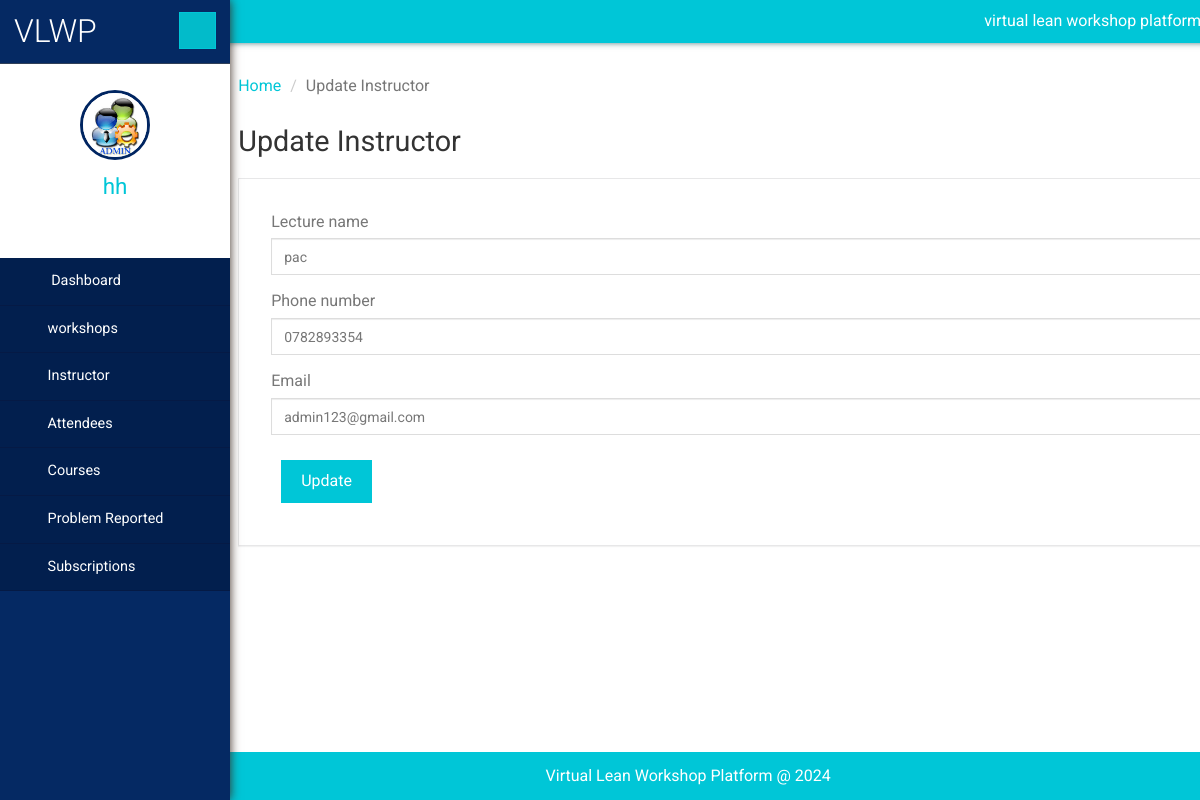
/admin/editInstructorsDetails.php?editid=4 (signed in), run on the app's committed database.
### tables this page shows
CREATE TABLE `instructor` (
  `instructorID` int(11) NOT NULL,
  `wshopID` int(11) DEFAULT NULL,
  `name` varchar(50) DEFAULT NULL,
  `phone` varchar(24) DEFAULT NULL,
  `email` varchar(30) DEFAULT NULL,
  `created_at` timestamp NOT NULL DEFAULT current_timestamp(),
  `updated_at` timestamp NOT NULL DEFAULT current_timestamp() ON UPDATE current_timestamp(),
  `created_by` varchar(30) DEFAULT NULL,
  `updated_by` varchar(30) DEFAULT NULL,
  `password` varchar(255) DEFAULT 'name'
);

CREATE TABLE `users` (
  `usr_id` int(11) NOT NULL,
  `email` varchar(100) NOT NULL,
  `userName` varchar(30) DEFAULT NULL,
  `password` varchar(255) DEFAULT NULL,
  `createdBy` varchar(30) NOT NULL,
  `created_at` timestamp NOT NULL DEFAULT current_timestamp(),
  `updated_at` timestamp NOT NULL DEFAULT current_timestamp() ON UPDATE current_timestamp()
);

### admin/editInstructorsDetails.php (the view, shortened to what this page needs)
<?php
include('includes/dbconnection.php');
?>
<!DOCTYPE HTML>
<html>
<head>
        <link href="css/bootstrap.min.css" rel='stylesheet' type='text/css'/>
        <link href="css/style.css" rel='stylesheet' type='text/css'/>
        <link href="css/font-awesome.css" rel="stylesheet">
        <link rel="stylesheet" href="css/icon-font.min.css" type='text/css'/>
</head>
<body>
    <div class="page-container">
        <div class="left-content">
            <div class="inner-content">
                <?php include_once('includes/header.php'); ?>
                <div class="outter-wp">
                    <div class="sub-heard-part">
                        <ol class="breadcrumb m-b-0">
                            <li><a href="dashboard.php">Home</a></li>
                            <li class="active">Update Instructor</li>
                        </ol>
                    </div>
                    <div class="forms-main">
                        <h2 class="inner-tittle">Update Instructor </h2>
                        <div class="graph-form">
                            <div class="form-body">
                                <form method="post">
                                    <?php
                                    $eid=$_GET['editid'];
                                    $sql="SELECT * FROM instructor WHERE instructorID=?";
                                    $stmt = $connection->prepare($sql);
                                    $stmt->bind_param("s", $eid);
                                    $stmt->execute();
                                    $result = $stmt->get_result();
                                    if ($result->num_rows > 0) {
                                        while ($row1 = $result->fetch_assoc()) {
                                            ?>
                                            <div class="form-group">
                                                <label for="exampleInputEmail1">Lecture name</label>
                                                <input type="text" name="name" value="<?php echo $row1['name']; ?>" class="form-control" required='true'>
                                            </div>
                                            <div class="form-group">
                                                <label for="exampleInputEmail1">Phone number</label>
                                                <input type="text" name="phone" value="<?php echo $row1['phone']; ?>" class="form-control" required='true'>
                                            </div>
                                            <div class="form-group">
                                                <label for="exampleInputEmail1">Email</label>
                                                <input type="text" name="email" value="<?php echo $row1['email']; ?>" class="form-control" required='true'>
                                            </div>
                                        <?php }
                                    } ?>
                                    <button type="submit" class="btn btn-default" name="submit" id="submit">Update</button>
                                </form>
                            </div>
                        </div>
                    </div>
                </div>
                <?php include_once('includes/footer.php'); ?>
            </div>
        </div>
        <?php include_once('includes/sidebar.php'); ?>
    </div>
</body>
</html>

### admin/includes/sidebar.php (shortened to what this page needs)
<?php
include('includes/dbconnection.php');
    $user = $_SESSION['user'];
    $stmt = $connection->prepare("SELECT * FROM users WHERE usr_id = ?");
    $stmt->bind_param("s", $user);
    $stmt->execute();
    $result = $stmt->get_result();
    if ($result->num_rows > 0) {
        $row = $result->fetch_assoc();
    }else{
    header("index.php");
    }
?>
 <div class="sidebar-menu">
    <header class="logo">
        <a href="#" class="sidebar-icon"> <span class="fa fa-bars"></span> </a> <a href="dashboard.php"> <span id="logo"> <h1>VLWP</h1></span>
        </a>
    </header>
    <div class="down">
        <a href="dashboard.php"><img src="images/images.jpg" height="70" width="70"></a>
        <a href="dashboard.php"><span class=" name-caret"><?php echo $row['userName']; ?></span></a>
        <ul>
            <li><a class="tooltips" href="admin-profile.php"><span>Profile</span><i class="lnr lnr-user"></i></a></li>
            <li><a class="tooltips" href="change-password.php"><span>Settings</span><i class="lnr lnr-cog"></i></a></li>
            <li><a class="tooltips" href="logout.php"><span>Log out</span><i class="lnr lnr-power-switch"></i></a></li>
        </ul>
    </div>
    <div class="menu">
        <ul id="menu" >
            <li><a href="dashboard.php"><i class="fa fa-tachometer"></i> <span>Dashboard</span></a></li>
            <li id="menu-academico" ><a href="#"><i class="fa fa-user"></i><span>workshops</span> <span class="fa fa-angle-right" style="float: right"></span></a>
            </li>
            <li id="menu-academico" ><a href="#"><i class="fa fa-user"></i><span>Instructor</span> <span class="fa fa-angle-right" style="float: right"></span></a>
            </li>
            <li id="menu-academico" ><a href="#"><i class="fa fa-user"></i><span>Attendees</span> <span class="fa fa-angle-right" style="float: right"></span></a>
            </li>
            <li id="menu-academico" ><a href="#"><i class="fa fa-file-text-o"></i><span>Courses</span> <span class="fa fa-angle-right" style="float: right"></span></a>
            </li>
            <li id="menu-academico" ><a href="#"><i class="fa fa-file-text-o"></i><span>Problem Reported</span> <span class="fa fa-angle-right" style="float: right"></span></a>
            </li>
             <li id="menu-academico" ><a href="#"><i class="fa fa-file-text-o"></i><span>Subscriptions</span> <span class="fa fa-angle-right" style="float: right"></span></a>
    </div>
</div>

### data on the page
instructor: name "pac", phone "0782893354", email "admin123@gmail.com"
users: userName "hh"
